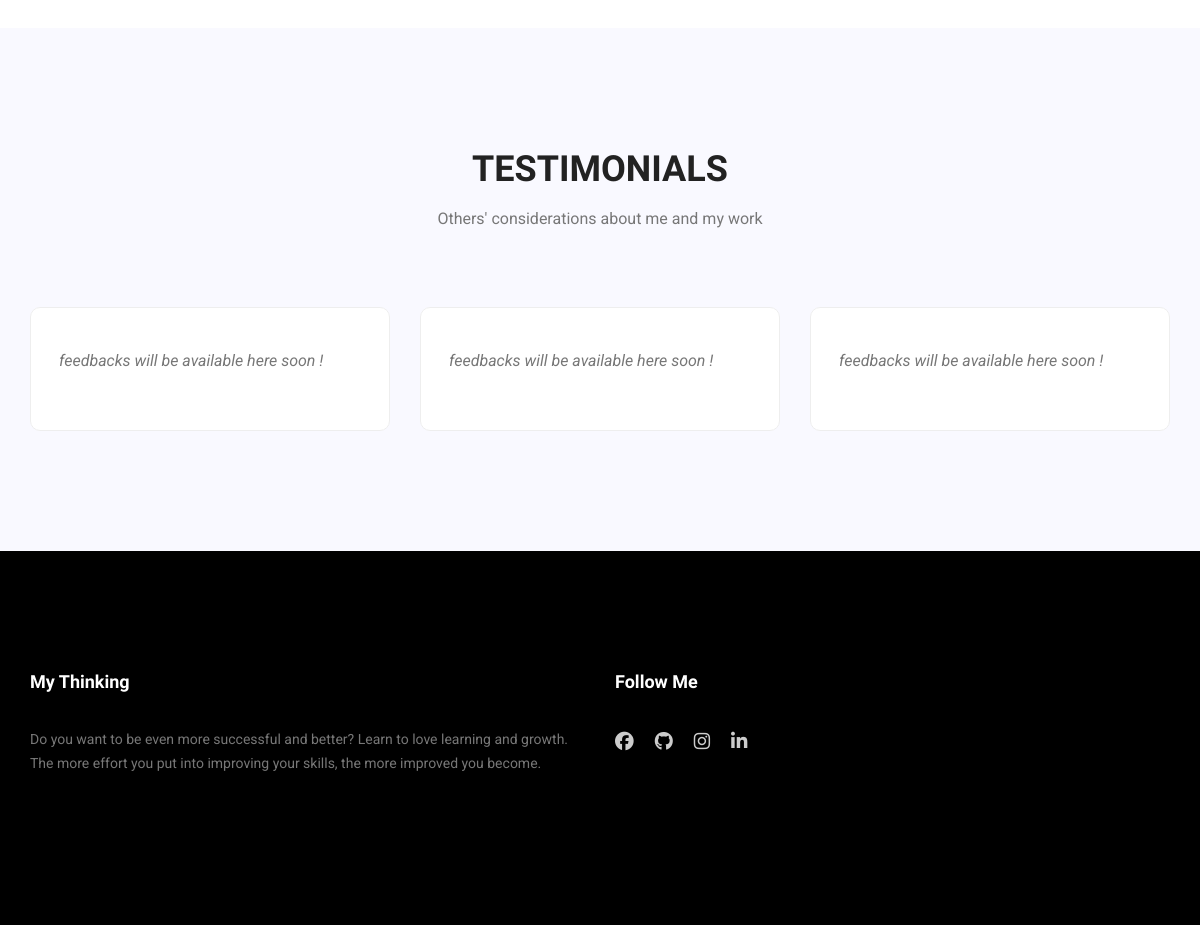
Before: / (lower part) with the older database file.
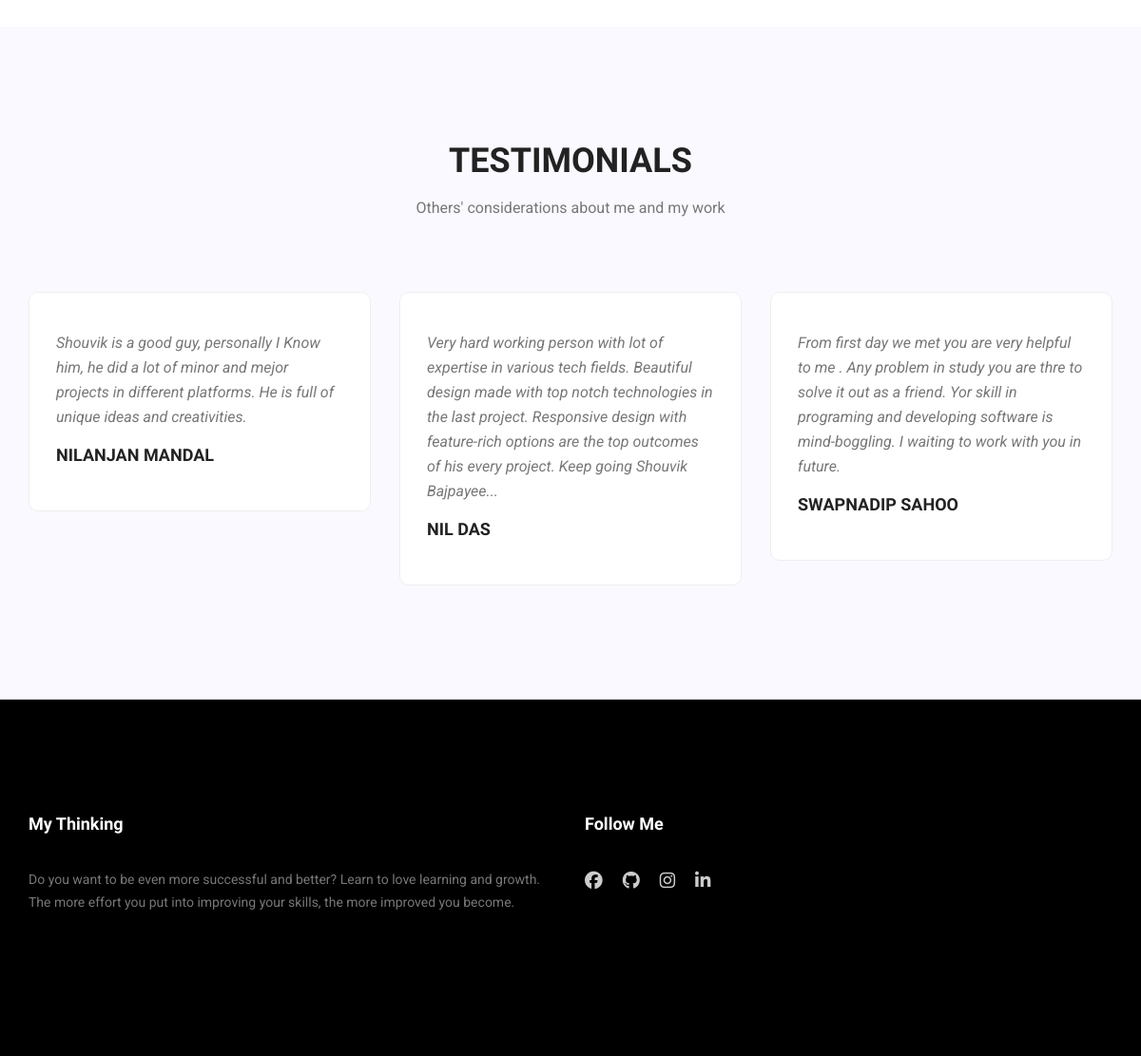
After: the same page with the newer database file.
### tables this page shows
CREATE TABLE fb(
            name VARCHAR2(200),
            cmnt VARCHAR2(1000000000000000000000000000)
        );

### app.py (the view)
@app.route('/')
def index():
    post = feedbackDB.getFeedbacks()
    return render_template("index.html", post=post)

### feedbackDB.py (called while the page is built)
def getFeedbacks():
    db.execute("SELECT * FROM fb")
    fb = db.fetchall()
    return fb

### templates/index.html (shortened to what this page needs)
<!DOCTYPE html>
<html lang="en">
  <head>
    <link rel="stylesheet" href="/css/bootstrap.css" />
    <link rel="stylesheet" href="/vendors/linericon/style.css" />
    <link rel="stylesheet" href="/css/font-awesome.min.css" />
    <link rel="stylesheet" href="/vendors/owl-carousel/owl.carousel.min.css" />
    <link rel="stylesheet" href="/vendors/lightbox/simpleLightbox.css" />
    <link rel="stylesheet" href="/vendors/nice-select/css/nice-select.css" />
    <link rel="stylesheet" href="/vendors/animate-css/animate.css" />
    <link rel="stylesheet" href="/vendors/popup/magnific-popup.css" />
    <link rel="stylesheet" href="/vendors/flaticon/flaticon.css" />
    <link rel="stylesheet" href="/css/style.css" />
    <link rel="stylesheet" href="/css/responsive.css" />
  </head>
  <body>
    <section class="home_gallery_area p_120">
    </section>
    <section class="testimonials_area p_120">
      <div class="container">
        <div class="main_title">
          <h2>Testimonials</h2>
          <p>Others' considerations about me and my work</p>
        </div>
        <div class="testi_inner">
          <div class="testi_slider owl-carousel">
            {% if (post|length) %} {% for i in range(post|length) %}
            <div class="item">
              <div class="testi_item">
				  <p>{{ post[i][1] }}</p>
				  <h4>{{ post[i][0] }}</h4>
              </div>
            </div>
            {% endfor %} {% else %}
            <div class="item">
              <div class="testi_item">
                <p>feedbacks will be available here soon !</p>
              </div>
            </div>
            {% endif %}
          </div>
        </div>
      </div>
    </section>
    <footer class="footer_area p_120">
      <div class="container">
        <div class="row footer_inner">
          <div class="col-lg-6">
            <aside class="f_widget ab_widget">
              <div class="f_title">
                <h3>My Thinking</h3>
              </div>
              <p>
                Do you want to be even more successful and better? Learn to love
                learning and growth. The more effort you put into improving your
                skills, the more improved you become.
              </p>
            </aside>
          </div>
          <div class="col-lg-6">
            <aside class="f_widget social_widget">
              <div class="f_title">
                <h3>Follow Me</h3>
              </div>
              <ul class="list">
                <li>
                  <a href="https://www.facebook.com/shouvikbj"
                    ><i class="fa fa-facebook fa-lg"></i
                  ></a>
                </li>
                <li>
                  <a href="https://github.com/shouvikbj"
                    ><i class="fa fa-github fa-lg"></i
                  ></a>
                </li>
                <li>
                  <a href="https://www.instagram.com/b_a_j_p_a_y_e_e/"
                    ><i class="fa fa-instagram fa-lg"></i
                  ></a>
                </li>
                <li>
                  <a
                    href="https://www.linkedin.com/in/shouvik-bajpayee-9b0149160/"
                    ><i class="fa fa-linkedin fa-lg"></i
                  ></a>
                </li>
              </ul>
            </aside>
          </div>
        </div>
      </div>
    </footer>
  </body>
</html>

### static/css/style.css (style rules this page uses)
.list { list-style: none; margin: 0px; padding: 0px; }
a { text-decoration: none; transition: all 0.3s ease-in-out; }
body { line-height: 26px; font-size: 16px; font-family: "Roboto", sans-serif; font-weight: normal; color: #777777; }
h1, h2, h3, h4, h5, h6 { font-family: "Heebo", sans-serif; font-weight: bold; }
.p_120 { padding-top: 120px; padding-bottom: 120px; }
@media (min-width: 1200px) { .container { max-width: 1170px; } }
.main_title { text-align: center; max-width: 670px; margin: 0px auto 75px; }
.main_title h2 { font-family: "Heebo", sans-serif; font-size: 36px; color: #222222; margin-bottom: 15px; text-transform: uppercase; }
.main_title p { font-size: 16px; font-family: "Roboto", sans-serif; font-weight: normal; line-height: 26px; color: #777777; margin-bottom: 0px; }
h2 { font-size: 30px; }
h3 { font-size: 24px; }
h4 { font-size: 18px; }
.testimonials_area { background: #f9f9ff; }
.testi_item { border: 1px solid #eeeeee; border-radius: 10px; background: #fff; padding: 40px 28px; }
.testi_item p { font-style: italic; }
.testi_item h4 { color: #222222; font-size: 18px; text-transform: uppercase; }
.footer_area { background: #000; }
.f_title { margin-bottom: 35px; }
.f_title h3 { color: #fff; font-size: 18px; font-weight: bold; font-family: "Heebo", sans-serif; margin-bottom: 0px; }
.ab_widget p { font-size: 14px; line-height: 24px; font-family: "Roboto", sans-serif; color: #777777; margin-bottom: 30px; }
.social_widget .list li { margin-right: 17px; display: inline-block; }
.social_widget .list li a { color: #cccccc; font-size: 14px; transition: all 300ms linear 0s; }
.social_widget .list li:last-child { margin-right: 0px; }

Changed rows visible on the page:
added fb: cmnt "Shouvik is a good guy, personally I Know him, he did a lot of minor and mejor projects in different platforms. He is full of unique ideas and creativities.", name "NILANJAN MANDAL"
added fb: cmnt "Very hard working person with lot of expertise in various tech fields. Beautiful design made with top notch technologies in the last project. Responsive design with feature-rich options are the top outcomes of his every project. Keep going Shouvik Bajpayee...", name "NIL DAS"
added fb: cmnt "From first day we met you are very helpful to me . Any problem in study you are thre to solve it out as a friend. Yor skill in programing and developing software is mind-boggling. I waiting to work with you in future.", name "SWAPNADIP SAHOO"
Other visible differences:
text no longer shown: "feedbacks will be available here soon !"
